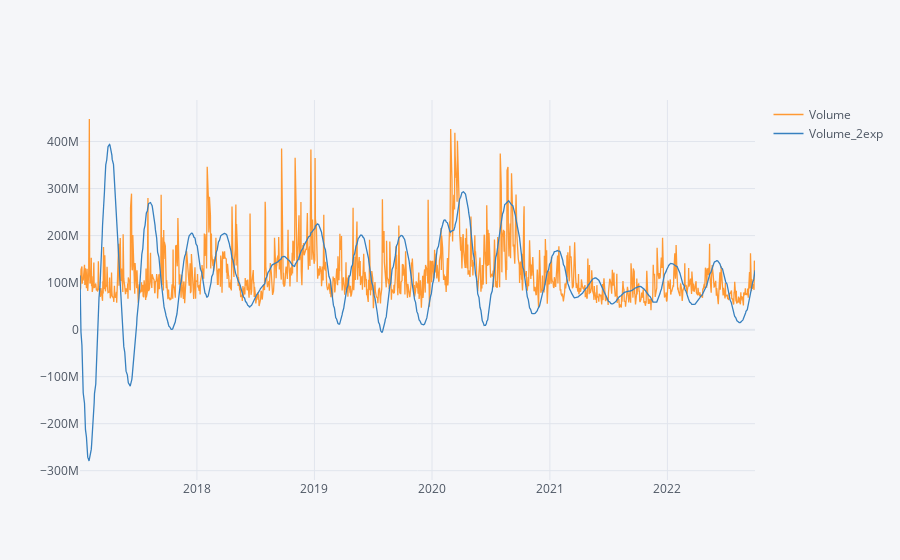

Source (notebook cell):
### Markdown cell above
На графике ниже заметны некоторые циклические колебание, однако несущественные.

### Code cell
Apple_df['Volume_2exp'] = double_exponential_smoothing(Apple_df.Volume, .01, .5)
Apple_df[['Volume', 'Volume_2exp']].iplot()

### Figure 1 — Plotly figure (JSON) as saved in the notebook; plotly's stock layout.template omitted (floating-point values rounded to 4 significant figures; data arrays with more than 128 entries replaced by an {"elided": "..."} marker saying what was removed)
{"data": [{"line": {"color": "rgba(255, 153, 51, 1.0)", "dash": "solid", "shape": "linear", "width": 1.3}, "mode": "lines", "name": "Volume", "text": "", "type": "scatter", "x": {"elided": "1447 str values"}, "y": {"elided": "1447 int values"}}, {"line": {"color": "rgba(55, 128, 191, 1.0)", "dash": "solid", "shape": "linear", "width": 1.3}, "mode": "lines", "name": "Volume_2exp", "text": "", "type": "scatter", "x": {"elided": "1447 str values"}, "y": {"elided": "1447 float values"}}], "layout": {"legend": {"bgcolor": "#F5F6F9", "font": {"color": "#4D5663"}}, "paper_bgcolor": "#F5F6F9", "plot_bgcolor": "#F5F6F9", "title": {"font": {"color": "#4D5663"}}, "xaxis": {"gridcolor": "#E1E5ED", "showgrid": true, "tickfont": {"color": "#4D5663"}, "title": {"font": {"color": "#4D5663"}, "text": ""}, "zerolinecolor": "#E1E5ED"}, "yaxis": {"gridcolor": "#E1E5ED", "showgrid": true, "tickfont": {"color": "#4D5663"}, "title": {"font": {"color": "#4D5663"}, "text": ""}, "zerolinecolor": "#E1E5ED"}}}
